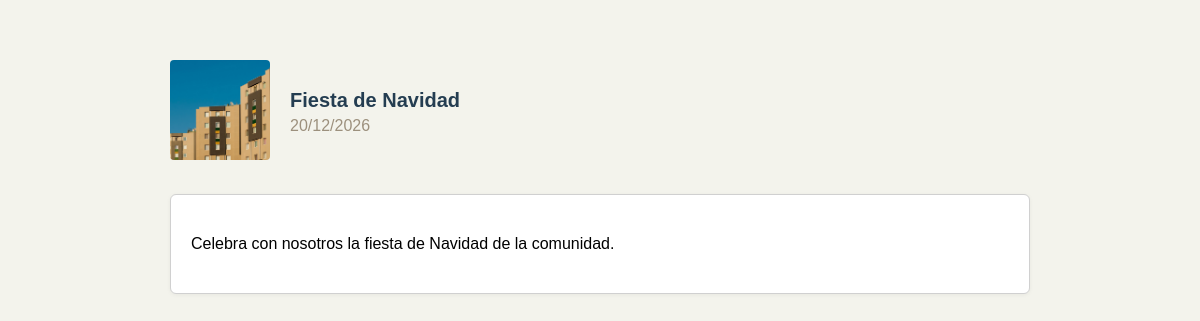
The page /web/src/eventos/detalle.php?id=3 on the database its author committed.
### tables this page shows
CREATE TABLE IF NOT EXISTS eventos (
    id_evento INT AUTO_INCREMENT PRIMARY KEY,
    titulo VARCHAR(100) NOT NULL,
    descripcion VARCHAR(255) NOT NULL,
    fecha DATE NOT NULL,
    id_usuario INT NOT NULL,
    CONSTRAINT fk_eventos_usuarios FOREIGN KEY (id_usuario) REFERENCES usuarios(id_usuario)
);

### backend/src/eventos/detalle.php (the view)
<?php
include __DIR__ . '/../conexion_BBDD/conexion_db_pm.php';
if (isset($_GET['id'])) {
    $id_evento = intval($_GET['id']);
    $sql = "SELECT * FROM eventos WHERE id_evento = $id_evento";
    $resultado = $pdo->query($sql);
    if ($resultado->rowCount() > 0) {
        $evento = $resultado->fetch();
        echo
            "<div class='evento-header'>
                <div class='evento-imagen'>
                    <img src='../../etc/assets/img/bloque.jpg' alt='Imagen del evento'>
                </div>
                <div class='evento-info'>
                    <h2 class='titulo-evento'>" . $evento ['titulo'] . " </h2>
                    <p class='detalle-evento'>" . date('d/m/Y', strtotime($evento['fecha'])) . " </p>
                </div>
            </div>
            <div class='descripcion-evento'>
                <p> ". $evento ['descripcion'] . " </p>
            </div>";
    } else {
        echo "<p>Evento no encontrado.</p>";
    }
} else {
    echo "<p>ID del evento no proporcionado.</p>";
}
?>

### web/src/eventos/detalle.css (style rules this page uses)
* { font-family: Arial, sans-serif; box-sizing: border-box; }
body.fondo-cuerpo { background-color: #f3f3ec; margin: 0; padding: 0; }
.evento-header { display: flex; align-items: center; gap: 20px; margin-bottom: 30px; }
.evento-imagen img { width: 100px; height: 100px; object-fit: cover; border-radius: 4px; }
.evento-info { flex: 1; }
.titulo-evento { color: #243D51; font-size: 20px; margin: 0 0 5px 0; text-align: left; }
.detalle-evento { color: #9c907d; margin: 0; text-align: left; }
.descripcion-evento { background-color: #ffffff; padding: 20px; border-radius: 6px; border: 1px solid #d0d0d0; box-shadow: 0 1px 4px rgba(0, 0, 0, 0.05); line-height: 1.6; }

### rows shown on the page
eventos: titulo "Fiesta de Navidad", fecha "20/12/2026", descripcion "Celebra con nosotros la fiesta de Navidad de la comunidad."
